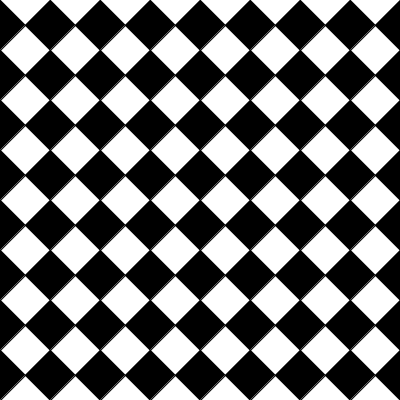
Frame 1 (no input)
Frame 60 (the mouse pressed at the canvas centre just before this capture): identical to frame 1, image omitted
Frame 120 (the mouse held since frame 60 and released just before this capture): identical to frame 1, image omitted

The Processing sketch that drew this single still picture (run headless with seeded random() and noise(); from frame 60 on, the mouse is pressed at the canvas centre):

// Processing sketch: Square_Pattern
// ── Square_Pattern.pde
int block_x, block_y;

void setup()
{
  size(400,400);
  
  block_x = 8;
  block_y = 8;
}

void draw()
{
  background(255);
  
  //left drawing   
  smooth();
  strokeWeight(1);
  strokeCap(SQUARE);
  
  fill(0);
  int start_x, start_y;
  for(int j=0; j< (block_y); j++)
  {
    start_y = j*(height/block_y);
    for(int i=0; i< (block_x+1); i++)
    {
       start_x = i*(width/block_x);
       quad(start_x, start_y, start_x+width/(2*block_x), start_y+height/(2*block_y), start_x,  start_y+height/block_y,  start_x-width/(2*block_x),  start_y+height/(2*block_y));
       
    }
  }
}
